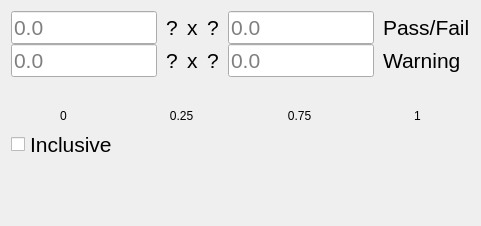
<?xml version="1.0" encoding="UTF-8"?>
<ui version="4.0">
 <class>Form</class>
 <widget class="QWidget" name="Form">
  <property name="geometry">
   <rect>
    <x>0</x>
    <y>0</y>
    <width>481</width>
    <height>226</height>
   </rect>
  </property>
  <property name="windowTitle">
   <string>Form</string>
  </property>
  <layout class="QVBoxLayout" name="verticalLayout">
   <item>
    <layout class="QHBoxLayout" name="horizontalLayout_2">
     <property name="spacing">
      <number>0</number>
     </property>
     <item>
      <layout class="QGridLayout" name="gridLayout">
       <property name="horizontalSpacing">
        <number>9</number>
       </property>
       <item row="0" column="3">
        <widget class="QLabel" name="comp_symbol_label_2">
         <property name="font">
          <font>
           <pointsize>16</pointsize>
          </font>
         </property>
         <property name="text">
          <string>?</string>
         </property>
        </widget>
       </item>
       <item row="0" column="1">
        <widget class="QLabel" name="comp_symbol_label_1">
         <property name="font">
          <font>
           <pointsize>16</pointsize>
          </font>
         </property>
         <property name="text">
          <string>?</string>
         </property>
        </widget>
       </item>
       <item row="0" column="2">
        <widget class="QLabel" name="x_label_1">
         <property name="font">
          <font>
           <pointsize>16</pointsize>
          </font>
         </property>
         <property name="text">
          <string>x</string>
         </property>
        </widget>
       </item>
       <item row="1" column="1">
        <widget class="QLabel" name="comp_symbol_label_3">
         <property name="font">
          <font>
           <pointsize>16</pointsize>
          </font>
         </property>
         <property name="text">
          <string>?</string>
         </property>
        </widget>
       </item>
       <item row="0" column="4">
        <widget class="QLineEdit" name="high_edit">
         <property name="font">
          <font>
           <pointsize>16</pointsize>
          </font>
         </property>
         <property name="text">
          <string/>
         </property>
         <property name="placeholderText">
          <string>0.0</string>
         </property>
        </widget>
       </item>
       <item row="1" column="0">
        <widget class="QLineEdit" name="warn_low_edit">
         <property name="font">
          <font>
           <pointsize>16</pointsize>
          </font>
         </property>
         <property name="text">
          <string/>
         </property>
         <property name="placeholderText">
          <string>0.0</string>
         </property>
        </widget>
       </item>
       <item row="1" column="4">
        <widget class="QLineEdit" name="warn_high_edit">
         <property name="font">
          <font>
           <pointsize>16</pointsize>
          </font>
         </property>
         <property name="text">
          <string/>
         </property>
         <property name="placeholderText">
          <string>0.0</string>
         </property>
        </widget>
       </item>
       <item row="1" column="3">
        <widget class="QLabel" name="comp_symbol_label_4">
         <property name="font">
          <font>
           <pointsize>16</pointsize>
          </font>
         </property>
         <property name="text">
          <string>?</string>
         </property>
        </widget>
       </item>
       <item row="0" column="0">
        <widget class="QLineEdit" name="low_edit">
         <property name="font">
          <font>
           <pointsize>16</pointsize>
          </font>
         </property>
         <property name="text">
          <string/>
         </property>
         <property name="placeholderText">
          <string>0.0</string>
         </property>
        </widget>
       </item>
       <item row="1" column="2">
        <widget class="QLabel" name="x_label_2">
         <property name="font">
          <font>
           <pointsize>16</pointsize>
          </font>
         </property>
         <property name="text">
          <string>x</string>
         </property>
        </widget>
       </item>
       <item row="0" column="5">
        <widget class="QLabel" name="pass_fail_label">
         <property name="font">
          <font>
           <pointsize>16</pointsize>
          </font>
         </property>
         <property name="text">
          <string>Pass/Fail</string>
         </property>
        </widget>
       </item>
       <item row="1" column="5">
        <widget class="QLabel" name="warning_label">
         <property name="font">
          <font>
           <pointsize>16</pointsize>
          </font>
         </property>
         <property name="text">
          <string>Warning</string>
         </property>
        </widget>
       </item>
      </layout>
     </item>
     <item>
      <spacer name="horizontalSpacer">
       <property name="orientation">
        <enum>Qt::Horizontal</enum>
       </property>
       <property name="sizeHint" stdset="0">
        <size>
         <width>40</width>
         <height>20</height>
        </size>
       </property>
      </spacer>
     </item>
    </layout>
   </item>
   <item>
    <layout class="QGridLayout" name="gridLayout_2">
     <item row="1" column="3">
      <widget class="QLabel" name="warn_low_label">
       <property name="text">
        <string>0.25</string>
       </property>
       <property name="alignment">
        <set>Qt::AlignCenter</set>
       </property>
      </widget>
     </item>
     <item row="0" column="4">
      <widget class="PyDMDrawingLine" name="green_line">
       <property name="minimumSize">
        <size>
         <width>0</width>
         <height>20</height>
        </size>
       </property>
       <property name="maximumSize">
        <size>
         <width>16777215</width>
         <height>20</height>
        </size>
       </property>
       <property name="toolTip">
        <string/>
       </property>
       <property name="penColor" stdset="0">
        <color>
         <red>0</red>
         <green>200</green>
         <blue>0</blue>
        </color>
       </property>
       <property name="penWidth" stdset="0">
        <double>3.000000000000000</double>
       </property>
      </widget>
     </item>
     <item row="0" column="0">
      <widget class="PyDMDrawingLine" name="left_red_line">
       <property name="minimumSize">
        <size>
         <width>20</width>
         <height>20</height>
        </size>
       </property>
       <property name="maximumSize">
        <size>
         <width>20</width>
         <height>20</height>
        </size>
       </property>
       <property name="toolTip">
        <string/>
       </property>
       <property name="penColor" stdset="0">
        <color>
         <red>200</red>
         <green>0</green>
         <blue>0</blue>
        </color>
       </property>
       <property name="penWidth" stdset="0">
        <double>3.000000000000000</double>
       </property>
      </widget>
     </item>
     <item row="0" column="5" alignment="Qt::AlignHCenter">
      <widget class="PyDMDrawingLine" name="vertical_line_3">
       <property name="minimumSize">
        <size>
         <width>20</width>
         <height>20</height>
        </size>
       </property>
       <property name="maximumSize">
        <size>
         <width>20</width>
         <height>20</height>
        </size>
       </property>
       <property name="toolTip">
        <string/>
       </property>
       <property name="rotation" stdset="0">
        <double>90.000000000000000</double>
       </property>
      </widget>
     </item>
     <item row="0" column="2">
      <widget class="PyDMDrawingLine" name="left_yellow_line">
       <property name="minimumSize">
        <size>
         <width>0</width>
         <height>20</height>
        </size>
       </property>
       <property name="maximumSize">
        <size>
         <width>16777215</width>
         <height>20</height>
        </size>
       </property>
       <property name="toolTip">
        <string/>
       </property>
       <property name="penColor" stdset="0">
        <color>
         <red>200</red>
         <green>200</green>
         <blue>0</blue>
        </color>
       </property>
       <property name="penWidth" stdset="0">
        <double>3.000000000000000</double>
       </property>
      </widget>
     </item>
     <item row="0" column="3" alignment="Qt::AlignHCenter">
      <widget class="PyDMDrawingLine" name="vertical_line_2">
       <property name="minimumSize">
        <size>
         <width>20</width>
         <height>20</height>
        </size>
       </property>
       <property name="maximumSize">
        <size>
         <width>20</width>
         <height>20</height>
        </size>
       </property>
       <property name="toolTip">
        <string/>
       </property>
       <property name="rotation" stdset="0">
        <double>90.000000000000000</double>
       </property>
      </widget>
     </item>
     <item row="1" column="7">
      <widget class="QLabel" name="high_label">
       <property name="text">
        <string>1</string>
       </property>
       <property name="alignment">
        <set>Qt::AlignCenter</set>
       </property>
      </widget>
     </item>
     <item row="0" column="7" alignment="Qt::AlignHCenter">
      <widget class="PyDMDrawingLine" name="vertical_line_4">
       <property name="minimumSize">
        <size>
         <width>20</width>
         <height>20</height>
        </size>
       </property>
       <property name="maximumSize">
        <size>
         <width>20</width>
         <height>20</height>
        </size>
       </property>
       <property name="toolTip">
        <string/>
       </property>
       <property name="rotation" stdset="0">
        <double>90.000000000000000</double>
       </property>
      </widget>
     </item>
     <item row="0" column="1" alignment="Qt::AlignHCenter">
      <widget class="PyDMDrawingLine" name="vertical_line_1">
       <property name="minimumSize">
        <size>
         <width>20</width>
         <height>20</height>
        </size>
       </property>
       <property name="maximumSize">
        <size>
         <width>20</width>
         <height>20</height>
        </size>
       </property>
       <property name="toolTip">
        <string/>
       </property>
       <property name="rotation" stdset="0">
        <double>90.000000000000000</double>
       </property>
      </widget>
     </item>
     <item row="0" column="6">
      <widget class="PyDMDrawingLine" name="right_yellow_line">
       <property name="minimumSize">
        <size>
         <width>0</width>
         <height>20</height>
        </size>
       </property>
       <property name="maximumSize">
        <size>
         <width>16777215</width>
         <height>20</height>
        </size>
       </property>
       <property name="toolTip">
        <string/>
       </property>
       <property name="penColor" stdset="0">
        <color>
         <red>200</red>
         <green>200</green>
         <blue>0</blue>
        </color>
       </property>
       <property name="penWidth" stdset="0">
        <double>3.000000000000000</double>
       </property>
      </widget>
     </item>
     <item row="1" column="5">
      <widget class="QLabel" name="warn_high_label">
       <property name="text">
        <string>0.75</string>
       </property>
       <property name="alignment">
        <set>Qt::AlignCenter</set>
       </property>
      </widget>
     </item>
     <item row="0" column="8">
      <widget class="PyDMDrawingLine" name="right_red_line">
       <property name="minimumSize">
        <size>
         <width>20</width>
         <height>20</height>
        </size>
       </property>
       <property name="maximumSize">
        <size>
         <width>20</width>
         <height>20</height>
        </size>
       </property>
       <property name="toolTip">
        <string/>
       </property>
       <property name="penColor" stdset="0">
        <color>
         <red>200</red>
         <green>0</green>
         <blue>0</blue>
        </color>
       </property>
       <property name="penWidth" stdset="0">
        <double>3.000000000000000</double>
       </property>
      </widget>
     </item>
     <item row="1" column="1">
      <widget class="QLabel" name="low_label">
       <property name="text">
        <string>0</string>
       </property>
       <property name="alignment">
        <set>Qt::AlignCenter</set>
       </property>
      </widget>
     </item>
    </layout>
   </item>
   <item>
    <widget class="QCheckBox" name="checkBox">
     <property name="font">
      <font>
       <pointsize>16</pointsize>
      </font>
     </property>
     <property name="text">
      <string>Inclusive</string>
     </property>
    </widget>
   </item>
   <item>
    <spacer name="verticalSpacer">
     <property name="orientation">
      <enum>Qt::Vertical</enum>
     </property>
     <property name="sizeHint" stdset="0">
      <size>
       <width>20</width>
       <height>40</height>
      </size>
     </property>
    </spacer>
   </item>
  </layout>
 </widget>
 <customwidgets>
  <customwidget>
   <class>PyDMDrawingLine</class>
   <extends>QWidget</extends>
   <header>pydm.widgets.drawing</header>
  </customwidget>
 </customwidgets>
 <resources/>
 <connections/>
</ui>
